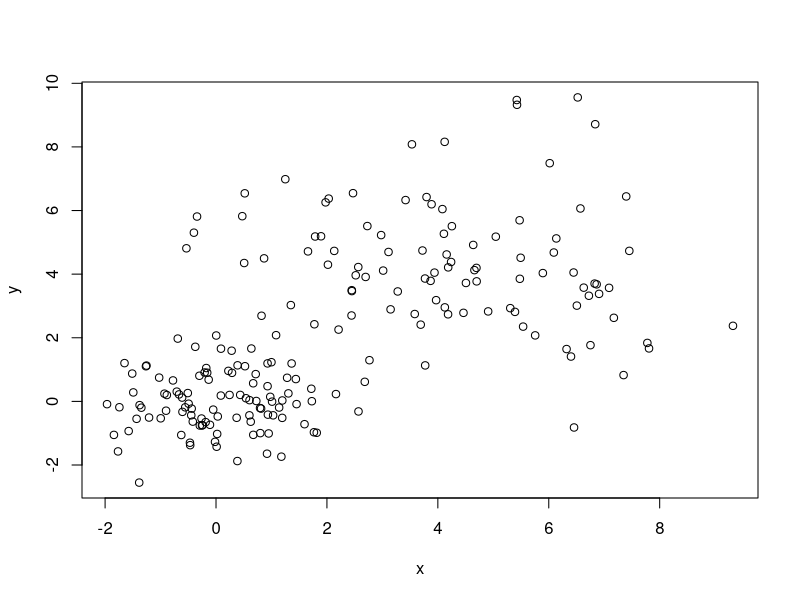
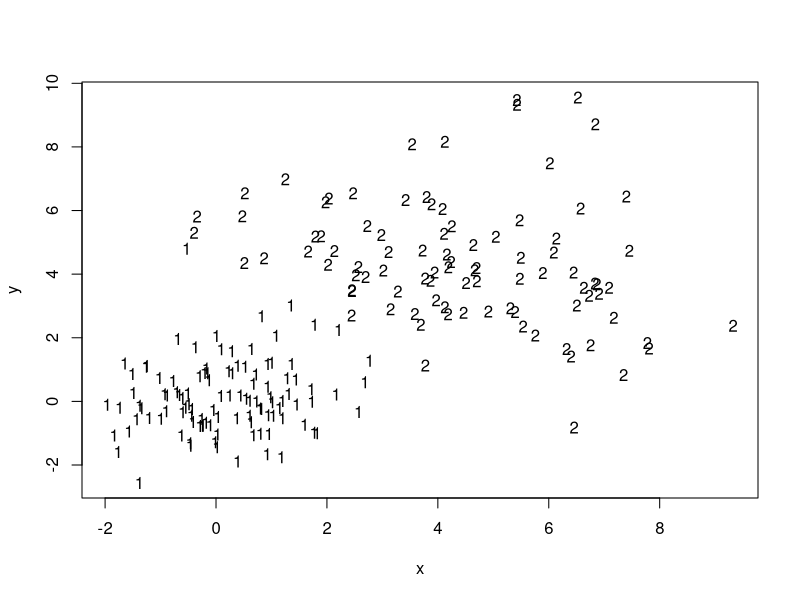
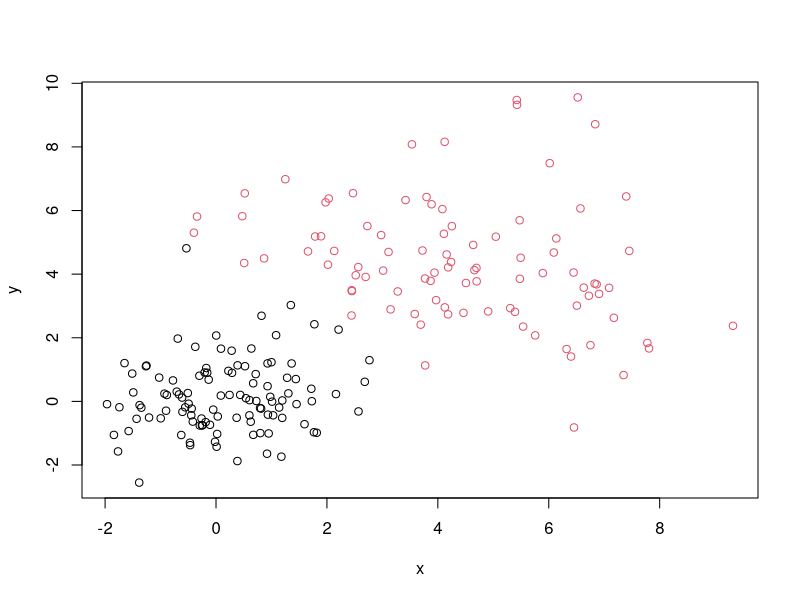
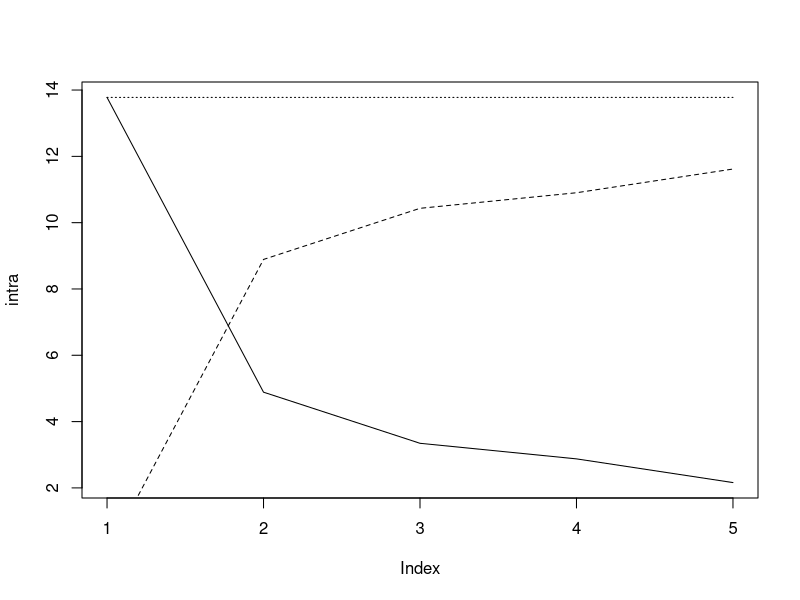
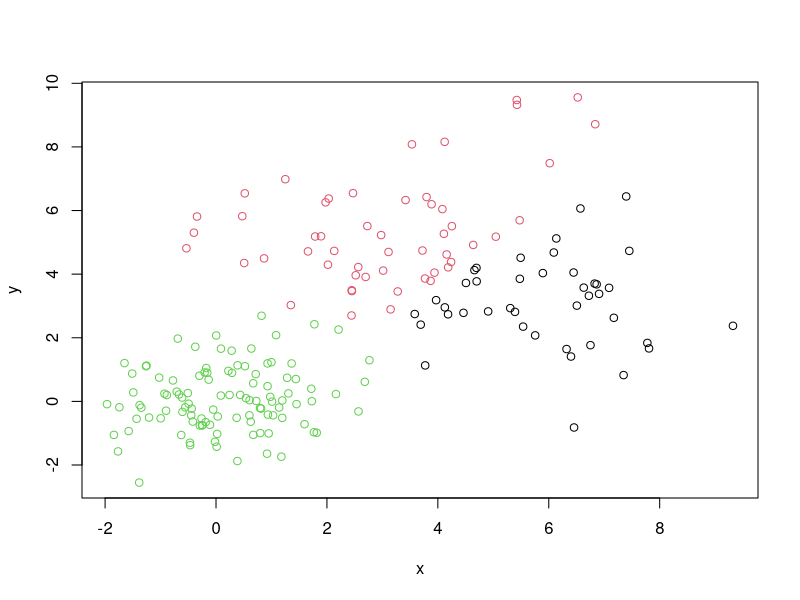
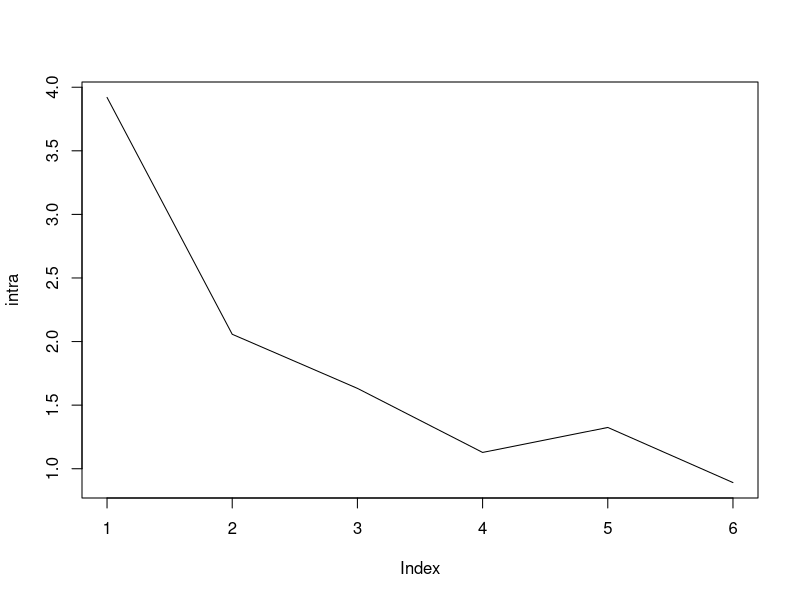
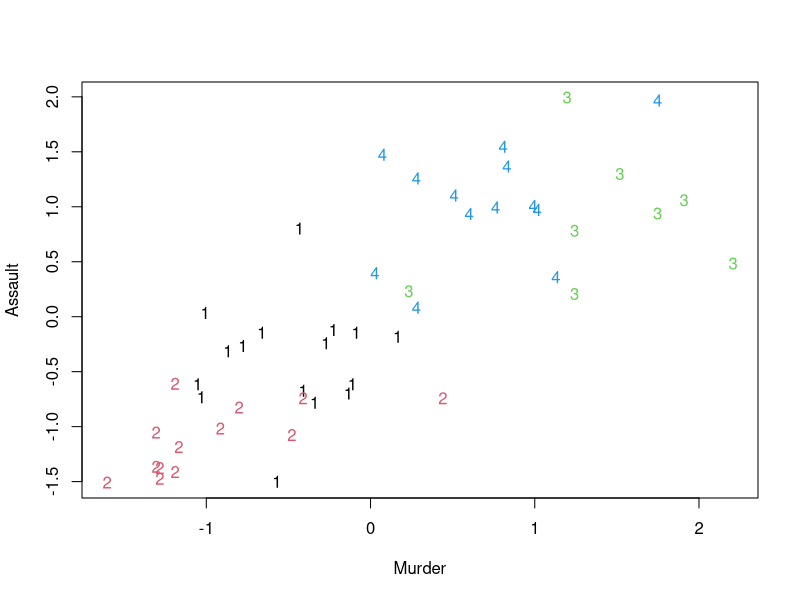
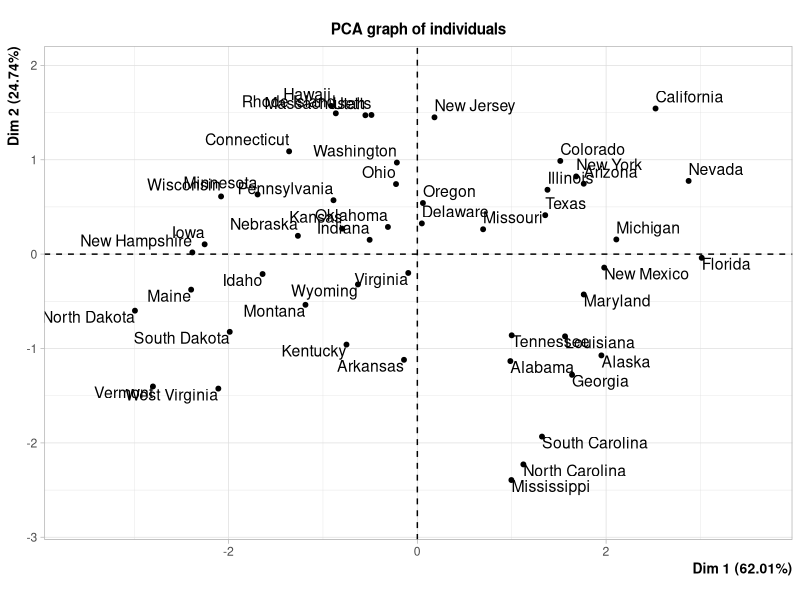

These charts were generated, in order, by the following R code:
### TP KMEANS ###

###EXERCICE 1###

#1#

#First we generate all the data
n <- 200
x1 <- rnorm(n/2)
y1 <- rnorm(n/2)
x2 <- rnorm(n/2, 4, 2)
y2 <- rnorm(n/2, 4, 2)
d <- data.frame(c(x1, x2), c(y1, y2))
names(d) <- c("x", "y")

#On genere toutes ces données a partir d'un loi normale centrée
#réduite et d'une loi normal avec un moyenne egal a 4 et
# d'écart type 2. On utilise la fonction rnorm afin de généré toutes
#les données.
#Finalement on les mets dans un seul dataframes avec pour colonnes x et y
#Ce dataframe va donc contenir 200 points généré aleatoirement

#On va représenté ces données a l'aide de la fonction plot
plot(d)

#on peut discerner deux groupes, l'un au milieu du plot et l'autre en bas a droite

#2#

#On va utiliser la fonction kmeans pour realiser le clustering
km = kmeans(d,2)
km

#We are going to look if the clustering vector are similar to km$cluster
km$cluster

#3#

#On va maintenant regarder a quoi ressemble ces clusters
plot(d, pch = "")
text(d, label = km$cluster)

#La classification a l'air d'avoir du sens car tout les 1 et les 2
#(donc les deux differentes classes) ont l'air d etre bien séparé et
#assez homogènes
plot(d, col = km$cluster)

#4#

#On va regarder quelles est la classe avec la plus petite inertie
km$withinss / km$size

#on obtient une inertie de 8.07 pour la classe 1 et de 2.28 pour la classe 2
#Donc la classe 2 (celle en rouge) est plus homogène que la classe 1

#On va maintenant calculer l'inertie intraclasse
mean((km$withinss / km$size)[1]*(95/n) + (km$withinss / km$size)[2]*(105/n))

#On verifie que cette valeur est égale a celle calculer par kmeans
km$tot.withinss/n

#5#

#On va maintenant regarder a l'inertie interclasse
km$betweenss/n
#puis l'inertie totale
(km$betweenss/n) + (mean((km$withinss / km$size)[1]*(95/n) + (km$withinss / km$size)[2]*(105/n)))

#6#

#On va creer une boucle afin de voir quel est le plus judicieux choix de clustering
#pour cela on va calculer plusieurs cluster avec un k different
k = 5

#On initialise nos variables qui vont nous etre utile dans notre boucle
intra = vector()
inter = vector()
tot = vector()

#On creer une boucle pour calculer tout les kmeans
for (i in 1:k){
  km1 <- kmeans(d,i)
  intra[i] <- km1$tot.withinss/n
  inter[i] <- km1$betweenss/n
  tot[i] <- inter[i] + intra[i]
}

#On represente graphiquement ce que l'on a calculé
plot(intra, type="l")
points(inter, type = "l", lty = 2)
points(tot, type = "l", lty = 3)

#On voit bien qu'apres 2 la courbe ne reduit plus beaucoup (elle se coude) donc
#le choix de deux clusters semble etre le plus judicieux

#7#

#On va regarder a quoi ressemblerai nos clusters si on avait pris k egal a 3
#On calcule les clusters pour k = 3
km3 <- kmeans(d, 3)

plot(d, col = km3$cluster)

#Avec trois classes on voit bien que l'on a du mal a differencier le cluster
#de couleur verte et celui de couleur noire.

###EXERCICE 2###

#1#

#On va maintenant travailler sur le dataset USArrests qui repertorie
#celon l'etats differentes arrestation
head(USArrests)

#On va d'abord devoir centré réduire les données afin de pouvoir les analysé car
#les échelles ne sont pas les memes pour toutes les varaibles. Par exemple
#si on ne le fait pas, la variables Assault risque d'avoir plus d'importance que la variable
#Murder dans les calcul.
scaleUSArrests <- scale(USArrests)

head(scaleUSArrests)
#On peut donc voir que nos données sont désormais centrée réduites

#2#

#On va creer une boucle afin de voir quel est le plus judicieux choix de clustering
#pour cela on va calculer plusieurs cluster avec un k different
k = 6

#On initialise nos variables qui vont nous etre utile dans notre boucle
intra = vector()
n = nrow(scaleUSArrests)
#On creer une boucle pour calculer tout les kmeans jusqu'a k=6 et on regarde l'inertie inter et intra classe
for (i in 1:k){
  km1 <- kmeans(scaleUSArrests,i)
  intra[i] <- km1$tot.withinss/n
}

#On represente graphiquement ce que l'on a calculé afin de regarder combien de clusters seront le plus judicieux
plot(intra, type="l")

#On remarque que la courbe se coude au niveau de 2 clusters, ce qui signifie que 4 clusters est un nombre ideal
kmUSArrests <- kmeans(scaleUSArrests, 4)

#On va regarder visuellement ces deux clusters
plot(scaleUSArrests, pch = "")
text(scaleUSArrests, label = kmUSArrests$cluster, col = kmUSArrests$cluster)

#On peut voir que le cluster 1 est sans doute les etats sans trop d'arrestation et l'autre cluster le contraire

#3#

#On va regarder comment est calculé chaque centre de gravité
kmUSArrests$centers
#Nos intuitions etaient bonne car le cluster 1 sont les points avec le moins d'arrestation et vice-versa

#On peut s'interesser a l'inertie de chaques classes
kmUSArrests$withinss / kmUSArrests$size
# Les differentes classes on l'air d'etre plutot bien homogenes 

#4#

#We load the FactoMineR package that contains the PCA function
library(FactoMineR)

#We can run a PCA
pca <- PCA(USArrests)

#We can look at how many component we should take
plot(pca$eig[,3], type = "l", ylab = "pourcentages expliqués", xlab = "Nombre de composantes")
#Two component explain most of the dataset as we can see on the plot, so it makes sense to take two principal component

#Then we plot the clusters that we created
plot(pca$ind$coord[,1:2], pch="")
text(pca$ind$coord[,1:2], label = rownames(USArrests), col = kmUSArrests$cluster)

#we will check if our PCA explain well our dataset
summary(pca)

#The first two dimension explain 86.750 % of the variance of the dataset, that is a good result
#dim1 look at the amount of rape, assault and murder. when there is a lot of arrestation the observation
#will be located in the right part of the plot.
#The second component looks at the urban population. More a state has a big urban population it will be located on
#the top of the plot.
#For example California is a state where there is a lot of arrestations and a big amount of urban population. North Dakota
#is a really safe state because it is located at the left of the plot
